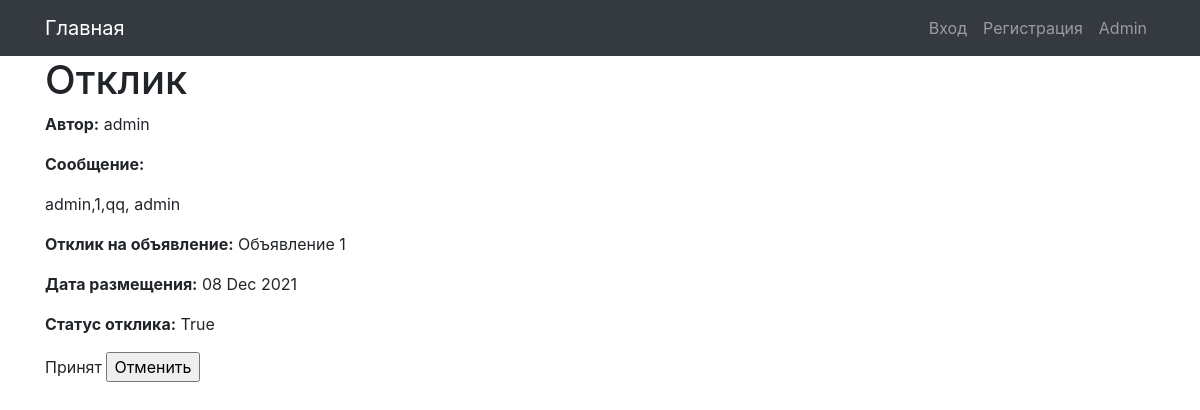
Screenshot of /answer/15 with the database file from the repository.
### ads/models.py (models this page shows, shortened)
class Answer(models.Model):
    author = models.ForeignKey(Author, on_delete=models.CASCADE)
    text = models.TextField()
    ads = models.ForeignKey(Ads, on_delete=models.CASCADE)
    date = models.DateTimeField(auto_now_add=True)
    status = models.BooleanField(default=False)
    class Meta:
        verbose_name = 'Отклик'
        verbose_name_plural = 'Отклики'

class Author(models.Model):
    authorUser = models.OneToOneField(User, on_delete=models.CASCADE)
    def __str__(self):
        return f'{self.authorUser}'
    class Meta:
        verbose_name = 'Автор'
        verbose_name_plural = 'Авторы'

class Ads(models.Model):
    author = models.ForeignKey(Author, on_delete=models.CASCADE)
    title = models.CharField(max_length=128)
    text = RichTextUploadingField(blank=True, null=True)
    category = models.ForeignKey(Category, on_delete=models.CASCADE)
    date = models.DateTimeField(auto_now_add=True)
    class Meta:
        verbose_name = 'Объявление'
        verbose_name_plural = 'Обявлении'

### ads/views.py (the view, shortened to what this page needs)
# urls.py: path('answer/<int:pk>', AnswerDetail.as_view(), name='answer'),
class AnswerDetail(DetailView):
    meta = Answer
    template_name = 'answer-detail.html'
    context_object_name = 'answer'
    queryset = Answer.objects.all()

### templates/answer-detail.html (shortened to what this page needs)
{% extends 'default.html' %}
{% block title %}
Отклик
{% endblock title %}
{% block content %}
<p><b>Автор:</b> {{ answer.author }}</p>
<p><b>Сообщение:</b></p>
<p>{{ answer.text }}</p>
<p><b>Отклик на объявление:</b> {{ answer.ads.title }}</p>
<p><b>Дата размещения:</b> {{ answer.date|date:'d M Y' }}</p>
<p><b>Статус отклика:</b> {{ answer.status }}</p>
<p>
{% if not answer.status %}
    <form method="POST">
        {% csrf_token %}
        <label for="name">Не принят </label>
        <input type="hidden" value='{{ answer.id }}' name="answer">
        <input type="submit" value='Принять'>
    </form>
{% else %}
    <form method="POST">
        <label for="name">Принят </label>
        <input type="submit" value="Отменить">
    </form>
{% endif %}
</p>
{% endblock content %}

### rows the page displays
Answer: author "admin", text "admin,1,qq, admin", ads "Объявление 1", date "08 Dec 2021", status "True"
